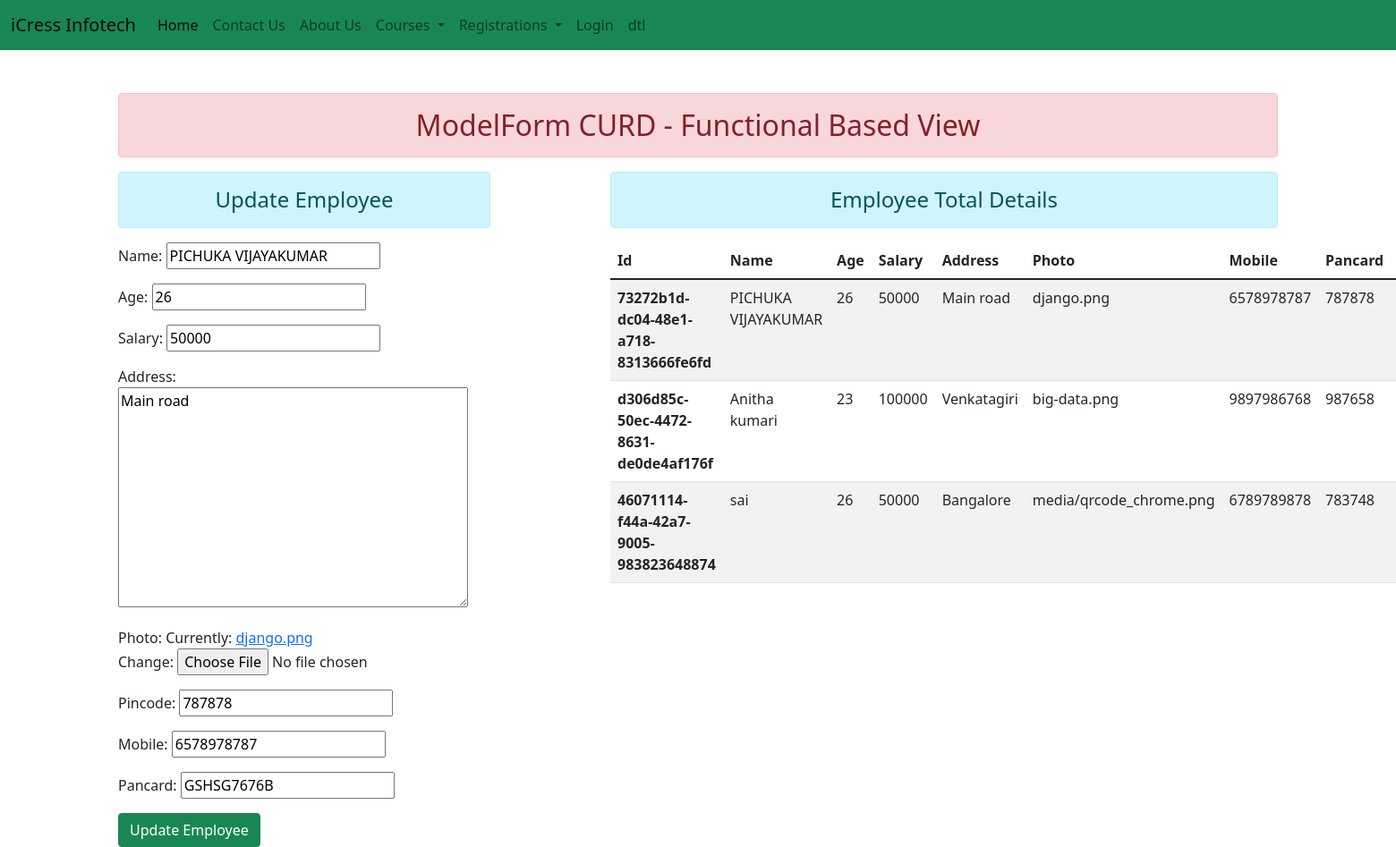
Page /employee_update/73272b1ddc0448e1a7188313666fe6fd on the committed database.
### Emp_MVS_app/models.py (models this page shows, shortened)
class Employee(models.Model):
    id = models.UUIDField(
        editable=False,default=uuid.uuid4,primary_key=True
    )
    name = models.CharField(max_length=256)
    age = models.IntegerField()
    salary = models.IntegerField()
    address = models.TextField()
    photo = models.ImageField(upload_to='media')
    pincode = models.CharField(max_length=6,validators=[pincode_regex])
    mobile = models.CharField(max_length=10,validators=[phone_regex])
    pancard = models.CharField(max_length=10,validators=[pan_regex])

### Emp_MVS_app/views.py (the view)
# urls.py: path('employee_update/<pk>',views.employee_update,name='employee_update'),
def employee_update(request, pk):
    if request.method == 'GET':
        emp_list = Employee.objects.all()
        employee_db = Employee.objects.get(id=pk)
        emp_form = EmployeeForm(instance=employee_db)
        emp_dict = {
            'emp_list': emp_list,
            'emp_form': emp_form,
            'employee': employee_db,
            'is_updated': 'yes'
        }
        return render(request, 'Emp_MVS_app/emp_dshboard.html', context=emp_dict)
    elif request.method == 'POST':
        employee = Employee.objects.get(id=pk)
        emp_form = EmployeeForm(request.POST, request.FILES,instance=employee)
        if emp_form.is_valid():
            emp_form.save()
        return redirect('/employee_dashboard/')

### Emp_MVS_app/forms.py
class EmployeeForm(forms.ModelForm):
    class Meta:
        model = Employee
        fields = '__all__'

### templates/Emp_MVS_app/emp_dshboard.html (shortened to what this page needs)
{% extends 'layout.html' %}
{% block page_content %}
  <div class="container mt-5">
      <h2 class="text-center alert alert-danger">ModelForm CURD - Functional Based View</h2>
      <div class="row">
          <div class="col-sm-4">
              {% if is_updated %}
              <h4 class="text-center alert alert-info">Update Employee</h4>
              {% else %}
              <h4 class="text-center alert alert-info">Create Employee</h4>
              {% endif %}
              <form action="" method="POST" enctype="multipart/form-data">
                    {{emp_form.as_p}}
                  <div class="form-group">
                      {% if is_updated %}
                      <button type="submit" class="btn btn-success">Update Employee</button>
                        {% else %}
                      <button type="submit" class="btn btn-success">Create Employee</button>
                        {% endif %}
                  </div>
              </form>
          </div>
          <div class="col-sm-7 offset-1">
              <h4 class="text-center alert alert-info">Employee Total Details</h4>
                  <table class="table table-striped table-hover">
                    <thead>
                      <tr>
                        <th scope="col">Id</th>
                        <th scope="col">Name</th>
                        <th scope="col">Age</th>
                        <th scope="col">Salary</th>
                        <th scope="col">Address</th>
                        <th scope="col">Photo</th>
                        <th scope="col">Mobile</th>
                        <th scope="col">Pancard</th>
                        <th scope="col">Pincode</th>
                      </tr>
                    </thead>
                    <tbody>
                      <tr>
                          {% for employee in emp_list %}
                        <th scope="row">{{employee.id}}</th>
                        <td>{{employee.name}}</td>
                        <td>{{employee.age}}</td>
                        <td>{{employee.salary}}</td>
                        <td>{{employee.address}}</td>
                        <td>{{employee.photo}}</td>
                        <td>{{employee.mobile}}</td>
                        <td>{{employee.pincode}}</td>
                        <td>{{employee.pancard}}</td>
                            <tr>
{% endfor %}
          </div>
      </div>
  </div>
{% endblock %}

### rows in the picture
Employee: name "PICHUKA VIJAYAKUMAR", age "26", salary "50000", address "Main road", pincode "787878", mobile "6578978787", pancard "GSHSG7676B", id "73272b1d-dc04-48e1-a718-8313666fe6fd", photo "django.png"
Employee: id "d306d85c-50ec-4472-8631-de0de4af176f", name "Anitha kumari", age "23", salary "100000", address "Venkatagiri", photo "big-data.png", mobile "9897986768", pincode "987658"
Employee: id "46071114-f44a-42a7-9005-983823648874", name "sai", age "26", salary "50000", address "Bangalore", photo "media/qrcode_chrome.png", mobile "6789789878", pincode "783748"
